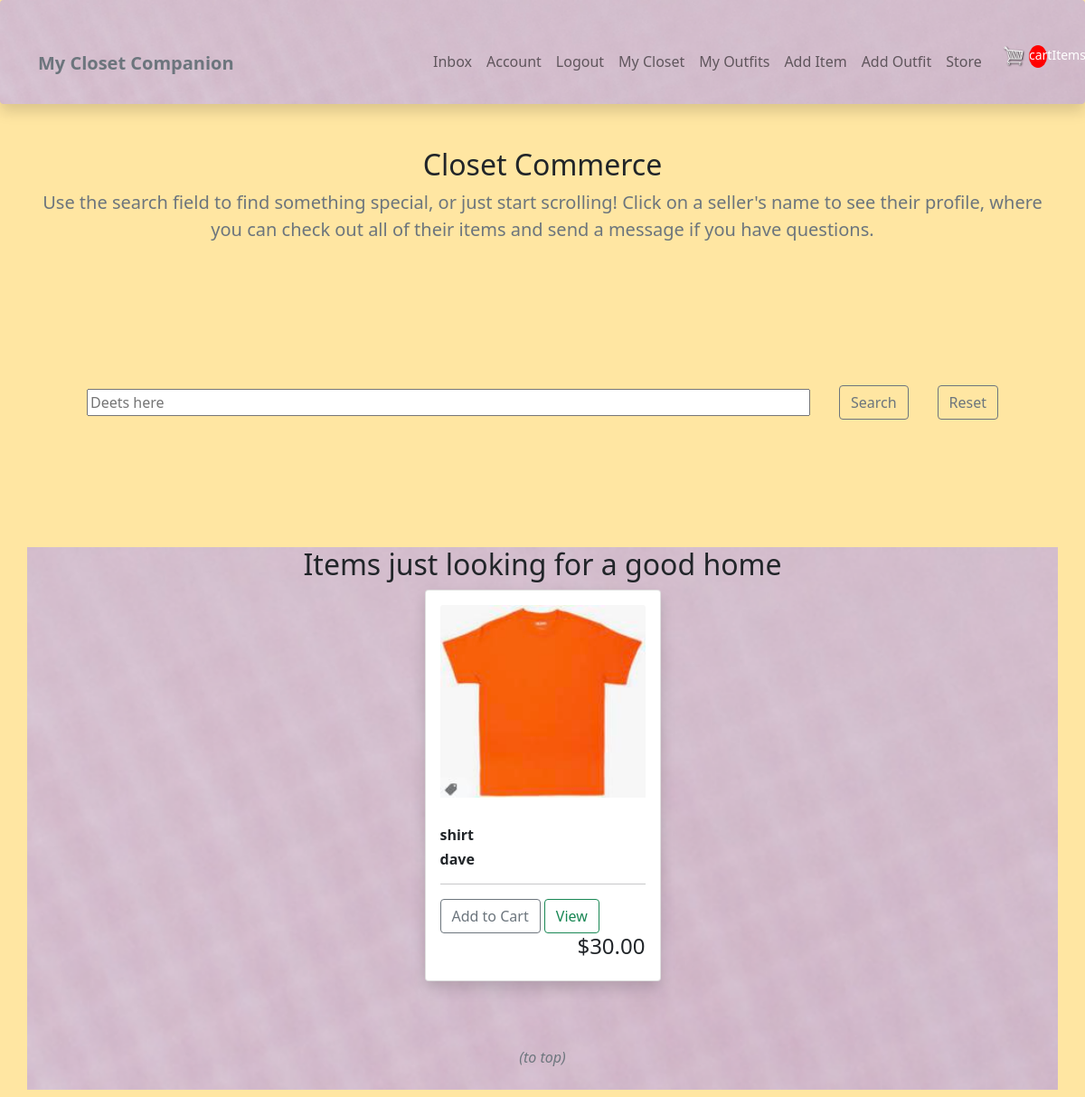
/store/ (signed in), run on an earlier commit of the app's database.
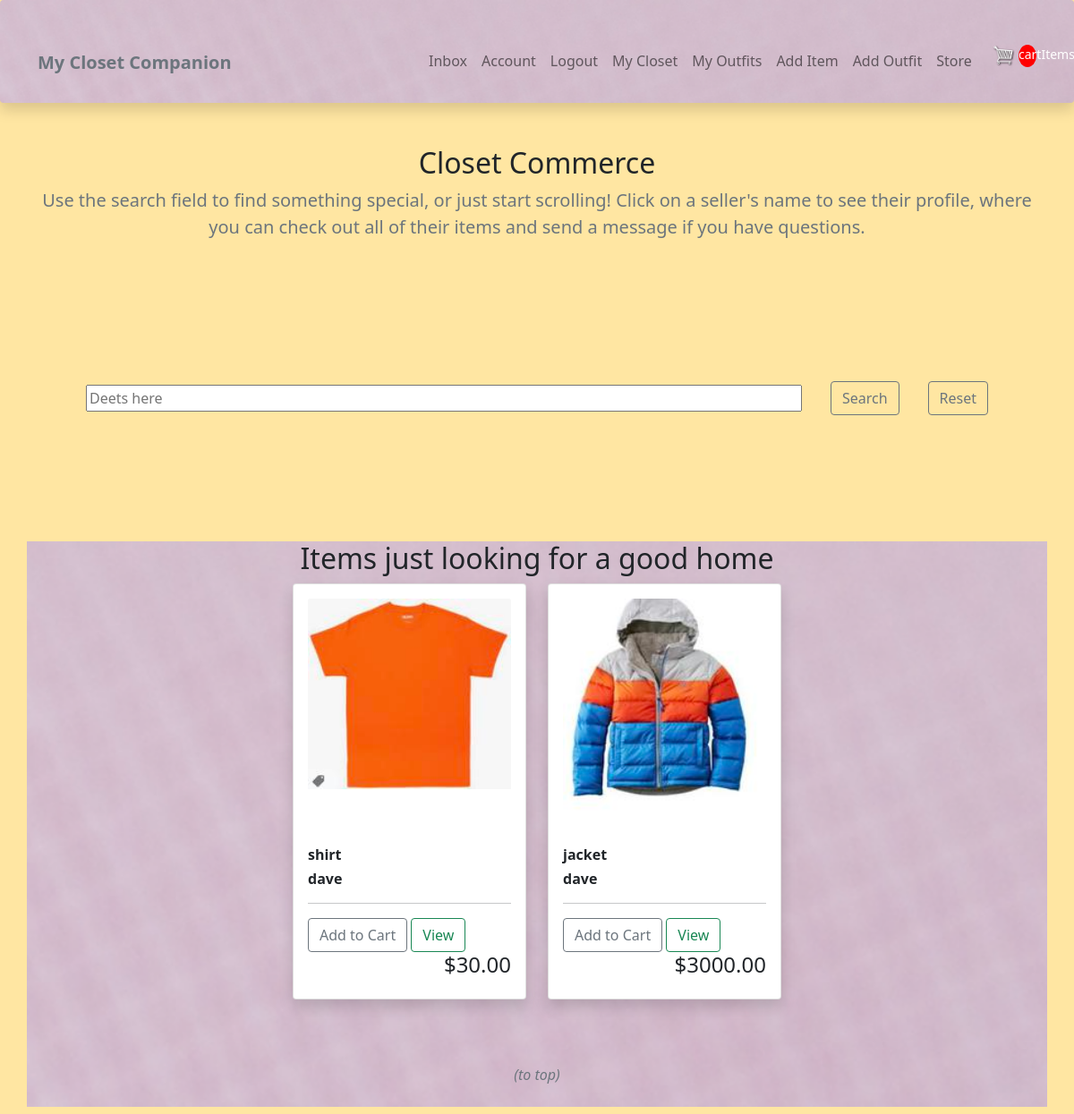
And on a later commit of the database.
### wardrobe/models.py (models this page shows, shortened)
class Item(models.Model):
    top = 'top'
    bottom = 'bottom'
    dress = 'dress'
    shoe = 'shoe'
    outerwear = 'outerwear'
    handbag = 'handbag'
    other = 'other'
    item_type = [
        (top, 'top'),
        (bottom, 'bottom'),
        (dress, 'dress'),
        (shoe, 'shoe'),
        (outerwear, 'outerwear'),
        (handbag, 'handbag'),
        (other, 'other'),
    ]
    owner = models.ForeignKey(Profile, null=True, blank=True, on_delete=models.CASCADE)
    name = models.CharField(max_length=100)
    description = models.TextField(max_length=300, blank=True, null=True)
    type = models.CharField(max_length=100, choices = item_type, default=shoe)
    image = ResizedImageField(size=[200, 200], upload_to="images")
    sell = models.BooleanField(default=False)
    price = models.DecimalField(max_digits=7, decimal_places=2, blank=True, null=True)
    tags = models.ManyToManyField('Tag', blank=True)
    created = models.DateTimeField(auto_now_add=True)
    id = models.UUIDField(default=uuid.uuid4, unique=True, primary_key=True, editable=False)
    @property
    def imageURL(self):
        try:
            url = self.image.url
        except:
            url = ''
        return url

### user/models.py (models this page shows)
class Profile(models.Model):
    user = models.OneToOneField(
        User, on_delete=models.CASCADE, null=True, blank=True)
    name = models.CharField(max_length=200, blank=True, null=True)
    email = models.EmailField(max_length=500, blank=True, null=True)
    username = models.CharField(max_length=200, blank=True, null=True)
    location = models.CharField(max_length=200, blank=True, null=True)
    short_intro = models.CharField(max_length=200, blank=True, null=True)
    profile_image = models.ImageField(
        null=True, blank=True, upload_to='profiles/', default="profiles/user-default.png")
    social_instagram = models.CharField(max_length=200, blank=True, null=True)
    created = models.DateTimeField(auto_now_add=True)
    id = models.UUIDField(default=uuid.uuid4, unique=True,
                          primary_key=True, editable=False)
    def __str__(self):
        return str(self.username)

### store/views.py (the view)
# urls.py: path('store/', include('store.urls')),
@login_required(login_url="login")
def store(request):
    data = cartData(request)
    cartItems = data['cartItems']
    items = Item.objects.filter(sell=True)
    context = {'items': items}
    return render(request, 'store/store.html', context)

### store/models.py (called while the page is built)
    @property
    def get_cart_items(self):
        orderitems = self.orderitem_set.all()
        total = sum([item.quantity for item in orderitems])
        return total

### store/utils.py (called while the page is built)
def cartData(request):
	if request.user.is_authenticated:
		customer = request.user.profile
		order, created = Order.objects.get_or_create(customer=customer, complete=False)
		orderItems = order.orderitem_set.all()
		cartItems = order.get_cart_items
	else:
		return redirect('login')
	return {'cartItems': cartItems ,'order': order, 'orderItems': orderItems}

### store/templates/store/store.html (shortened to what this page needs)
{% extends 'main.html' %}
{% load static %}
{% block content %}
<div class="container-lg">
    <div class="text-center">
        <h2>Closet Commerce</h2>
        <p class="lead text-muted">Use the search field to find something special, or just start scrolling! Click on a seller's name to see their profile, where you can check out all of their items and send a message if you have questions.</p>
    </div>
</div>
<section class="hero-section text-center">
      <div class="container container--narrow">
          <div class="hero-section__search">
              <form id='searchForm' class="form" action="" method="GET">
                  <div class="form__field">
                      <input class="input input--text" id="formInput#search" type="text" name="search_query"
                          placeholder="Deets here" value="" />
                  </div>
                  <input class="btn btn-outline-secondary" type="submit" value="Search" />
                  <input class="btn btn-outline-secondary" type="submit" value="Reset" name='' />
              </form>
          </div>
      </div>
  </section>
  <div class="container-lg bg-light texture">
      <div class="text-center">
        <h2>Items just looking for a good home</h2>
      </div>
      <div class="row my-2 justify-content-center">
      {% for item in items %}
      {% if item.price %}
        <div class="col-8 col-lg-4 col-xl-3 mb-3 d-flex align-items-stretch">
          <div class="card-group">
            <div class="card shadow p-3 mb-5 bg-body rounded" >
              <img src="{{item.imageURL}}" class="card-img-top">
              <div class="card-body">
              </div>
               <div class="box-element product">
                <h6><strong>{{item.name}}</strong></h6>
                <h6><strong>{{item.owner}}</strong></h6>
                <hr>
                <button data-product={{item.id}} data-action="add" class="btn btn-outline-secondary add-btn update-cart">Add to Cart</button>
                <a href="#" class="btn btn-outline-success">View</a>
                <h4 style="display: inline-block; float: right">${{item.price|floatformat:2}}</h4>
            </div>
            </div>
          </div>
        </div>
        {% endif %}
      {% endfor %}
      <a class="nav-link text-center" href="#"><p class="fst-italic fw-light text-muted">(to top)</p></a>
      </div>
    </div>
{% endblock %}

### templates/main.html (shortened to what this page needs)
{% load static %}
<!DOCTYPE html>
<html>
  <head>
    <link href="https://cdn.jsdelivr.net/npm/bootstrap@5.0.2/dist/css/bootstrap.min.css" rel="stylesheet">
    <link rel="stylesheet" type="text/css" href="{% static 'css/wardrobe.css' %}">
  </head>
  <body>
    {% include 'navbar.html' %}
    {% block content %}
    {% endblock %}
  </body>
</html>

### templates/navbar.html (shortened to what this page needs)
{% load static %}
<nav class="navbar navbar-expand-md navbar-light pt-5 pb-4 shadow p-3 mb-5 bg-body rounded texture">
    <div class="container-lg">
        <a class="navbar-brand" href="/">
        <span class="text-secondary fw-bold">
            My Closet Companion
        </span>
        </a>
        <div class="collapse navbar-collapse justify-content-end align-center" id="main-nav">
        {% if request.user.is_authenticated %}
        <ul class="navbar-nav">
            <li class="nav-item">
            <a class="nav-link" href="#">Inbox</a>
            </li>
            <li class="nav-item">
            <a class="nav-link" href="{% url 'account' %}">Account</a>
            </li>
            <li class="nav-item">
            <a class="nav-link" href="{% url 'logout' %}">Logout</a>
            </li>
            <li class="nav-item">
            <a class="nav-link" href="{% url 'items' %}">My Closet</a></span>
            </li>
            <li class="nav-item">
            <a class="nav-link" href="{% url 'outfits' %}">My Outfits</a></span>
            </li>
            <li class="nav-item d-none d-md-inline">
            <a class="nav-link" href="{% url 'create-item' %}">Add Item</a>
            </li>
            <li class="nav-item d-none d-md-inline">
            <a class="nav-link" href="{% url 'create-outfit' %}">Add Outfit</a>
            </li>
            <li class="nav-item d-none d-md-inline">
            <a class="nav-link" href="{% url 'store' %}">Store</a>
            </li>
            <div>
                <img class="menu-icon" width="30px" id='cart-icon' src="{% static 'images/cart.png' %}" alt="">
                <p id="cart-total">cartItems</p>
            </div>
        </ul>
        {% endif %}
        </div>
    </div>
</nav>

### static/css/wardrobe.css (style rules this page uses)
body { background-color: #ffe6a2 }
.texture { background-image: url('/static/images/texture1.png'); background-repeat: no-repeat; background-size: cover; }
.form { display: block; }
.form__field { margin-top: 1.5rem; margin-bottom: 1.5rem; }
.hero-section { height: 40vh; display: flex; align-items: center; background-color: var(--color-sub); }
.hero-section__search > .form { display: flex; align-items: center; justify-content: center; gap: 2rem; }
.hero-section__search > .form input.input--text { width: 50rem; }
#cart-total { display: inline-block; text-align: center; background-color: red; color: #fff; border-radius: 50%; font-size: 14px; width: 20px; height: 25px; }
#cart-icon { width: 25px; display: inline-block; margin-left: 15px; }

What changed in the data, as far as the page shows it:
added Item: imageURL (picture), name "jacket", owner "dave", price "3000.00"
